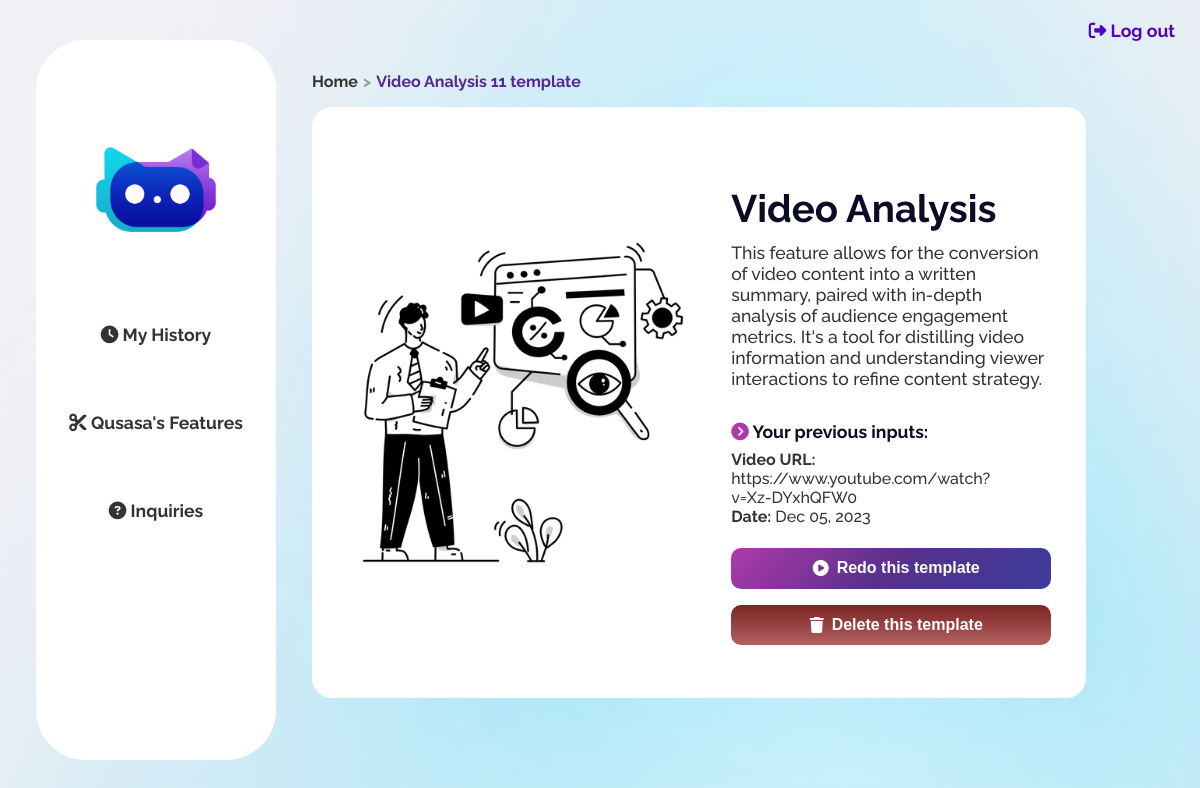
The page /video_analysis_detail/11/ (signed in) on the database its author committed.
### qusasa/models.py (models this page shows)
class VideoAnalysisHistory(models.Model):
    user = models.ForeignKey(settings.AUTH_USER_MODEL, on_delete=models.CASCADE)
    video_url = models.URLField(max_length=2048)
    created_at = models.DateTimeField(auto_now_add=True)

### qusasa/views.py (the view)
# urls.py: path('video_analysis_detail/<int:history_id>/', views.video_analysis_detail, name='video_analysis_detail'),
def video_analysis_detail(request, history_id):
    history = get_object_or_404(VideoAnalysisHistory, pk=history_id, user=request.user)
    return render(request, 'features_pages/video_analysis/video_analysis_detail.html', {'history': history})

### qusasa/backend.py (called while the page is built)
    def get_user(self, user_id):
        UserModel = get_user_model()
        try:
            return UserModel.objects.get(pk=user_id)
        except UserModel.DoesNotExist:
            return None

### qusasa/templates/features_pages/video_analysis/video_analysis_detail.html (shortened to what this page needs)
{% load static %}
<!DOCTYPE html>
<html lang="en">
  <head>
    <link rel="stylesheet" href="{% static 'qusasa/css/base.css' %}" />
    <link rel="stylesheet" href="{% static 'qusasa/css/cards.css' %}" />
    <link rel="stylesheet" href="{% static 'qusasa/css/feature_details.css' %}" />
  </head>
  <body>
    <a class="log-out" href="{% url 'logout' %}"><i class="fa-solid fa-right-from-bracket"></i> Log out</a>
    {% include 'side_nav.html' %}
    <div class="content">
        <ul class="breadcrumbs">
            <li><a href="{% url 'base' %}" {% if request.resolver_match.url_name == 'base' %}  {% endif %}> Home</a></li>
            <li id="current">Video Analysis {{history.id}} template</li>
        </ul>
      <div class="history">
        <div class="header">
            <div class="feature-head">
                    <img src="{% static 'qusasa/images/video analysis.webp'  %}" style="object-fit: contain; max-width: 22rem;" alt="">
                <div class="feature-text">
                  <h1>Video Analysis</h1>
                    <p>This feature allows for the conversion of video content into a written summary, paired with in-depth analysis of audience engagement metrics. It's a tool for distilling video information and understanding viewer interactions to refine content strategy.</p>
                    <div class="input-output">
                        <div class="input">
                            <h3><i class="fa-solid fa-circle-chevron-right"></i> Your previous inputs:</h3>
                            <p><div class="details">
                                <p><strong>Video URL:</strong> {{ history.video_url }}</p>
                                <p><strong>Date:</strong> {{ history.created_at|date:"M d, Y" }}</p>
                            </div>
                            </p>
                        </div>
                        <br>
                        <div class="output">
                            <a href="{% url 'video_analysis_redo' history.id %}"><button style="width: 20rem"><i class="fa-solid fa-circle-play" style="color: white; margin-right: 0.5rem;"></i> Redo this template</button></a>
                            <a href="{% url 'delete_history' 'video' history.id %}" onclick="return confirm('Are you sure you want to delete this template?');">
                              <button style="width: 20rem; margin-top: 1rem; background: linear-gradient(rgb(124, 36, 36), rgb(178, 96, 96))">
                                <i class="fa-solid fa-trash" style="color: white; margin-right: 0.5rem;"></i> Delete this template
                              </button>
                          </a>
                          </div>
                    </div>                </div>
            </div>
        </div>
      </div>
    </div>
  </body>
</html>

### qusasa/static/qusasa/css/base.css (style rules this page uses)
html { width: 100%; margin: 0; padding: 0; background: #f0f0f5; background-repeat: no-repeat; background-attachment: fixed; font-family: 'Raleway', sans-serif; color: white; }
body { min-height: 100%; height: 100%; width: 100%; margin: 0; padding: 0; background-image: url("static/images/Frame 2.png"); background-repeat: no-repeat; background-attachment: fixed; display: flex; flex-direction: row; min-height: 100vh; justify-content: stretch; align-items: start; align-content: start; justify-items: start; }
a { text-decoration: none; }
.log-out { color: #5300c0; cursor: pointer; transition: ease 0.2s; font-size: 1.1rem; font-weight: 700; position: absolute; top: 20px; right: 25px; }
.content { min-height: 90%; width: 30vw; display: flex; flex-direction: column; justify-content: flex-start; align-items: flex-start; flex: 1; padding-top: 5vh; }
.content .history { background-color: white; border-radius: 20px; color: #0B0B25; width: 80%; padding: 2rem; font-weight: 700; font-size: 1.2rem; }
.history button { padding: 15px 50px; border-radius: 50px; border: none; outline: none; background: linear-gradient(#009ba6b6, #1C93B9); color: white; font-weight: 700; font-size: 1rem; cursor: pointer; position: relative; display: flex; flex-direction: row; justify-content: center; align-items: center; align-self: center; margin-top: 2rem; z-index: 1; }
.history button i { margin-left: 10px; }
.history button::before { content: ""; position: absolute; border-radius: 50px; top: 0; left: 0; right: 0; bottom: 0; z-index: -1; background: linear-gradient(#36f2ffd8, #29abd6); transition: 0.3s; opacity: 0; }
.breadcrumbs { list-style: none; padding: 0; }
.breadcrumbs li { display: flex; flex-direction: row; justify-content: center; margin-right: 5px; }
.breadcrumbs li::after { content: " > "; color: #999; margin-left: 5px; }
.breadcrumbs li:last-child::after { content: ""; }
.breadcrumbs a { text-decoration: none; color: #333; }
.breadcrumbs { color: #333; font-weight: bold; display: flex; flex-direction: row; justify-content: center; margin-top: 2rem; }
.breadcrumbs #current { color: #562793; }
.content p { color: #333; font-weight: 700; margin: 0; padding: 0; font-size: 1.2rem; }

### qusasa/static/qusasa/css/cards.css (style rules this page uses)
.content { margin-bottom: 50vh; }
.content .history { display: flex; flex-direction: row; flex-wrap: wrap; justify-content:center; align-items: center; }

### qusasa/static/qusasa/css/feature_details.css (style rules this page uses)
.header { padding: 3%; }
.feature-head { display: flex; flex-direction: row; height: 50%; }
button i { margin-right: 5px; }
.feature-head img { max-width: 35%; max-height: 100%; height: auto; margin-right: 2rem; }
.feature-text h1 { margin-bottom: 0.7rem; }
.feature-text p { font-weight: 500; font-size: 1.1rem; }
.feature-text button { background: linear-gradient(#379eac, #06a4b9); padding: 0.8rem 3rem; width: 60%; transition: ease 0.2s; margin-top: 1.5rem; }
.input-output { margin-top: 2rem; }
.input-output h3 { margin: 0; margin-bottom: 0.5rem; font-size: 1.1rem; }
.input-output p { font-weight: 500; font-size: 1rem; width: 80%; }
.input-output .input { margin-bottom: 0; }
.input-output .output button { margin: 0; background: linear-gradient(-45deg, #3b3b9a, #58308c, #ae3aaa); border-radius: 10px; padding: 0.7rem 3rem; transition: ease 0.2s; }
.input-output .output button::before { opacity: 0; }
.input-output i { color: #ae3aaa; }

### rows shown on the page
VideoAnalysisHistory: id "11", video_url "https://www.youtube.com/watch?v=Xz-DYxhQFW0", created_at "Dec 05, 2023"
